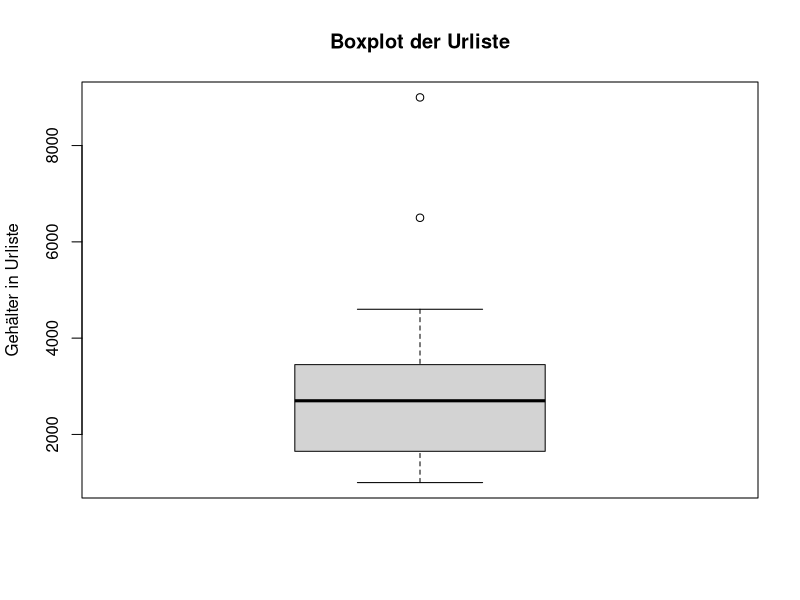
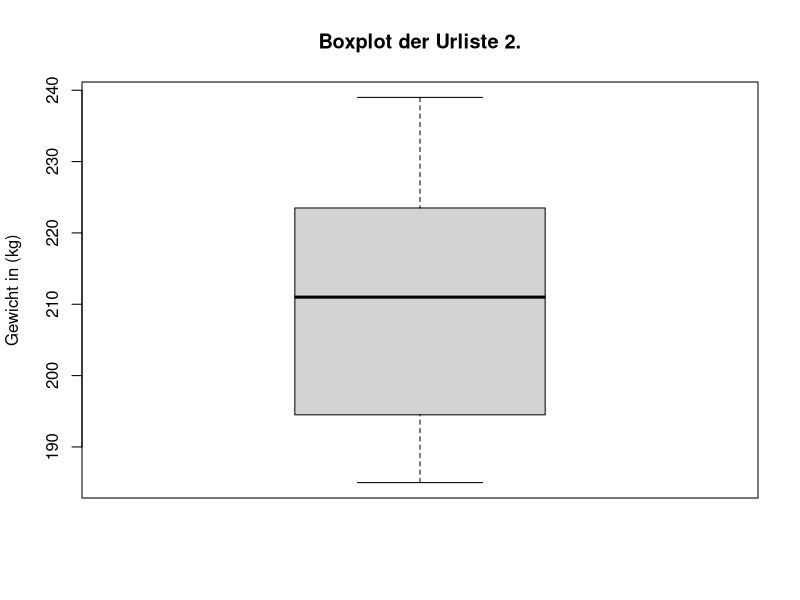

Source code (R) for these figures, in order:
## ---- chunk 1
knitr::opts_chunk$set(echo = TRUE)
## ---- chunk 2
urliste <- c(3300, 9000, 2700, 6500, 3600, 1500, 1000, 1500, 1000, 2100, 1800, 2800,
             1800, 4600, 3200, 2700)
## ---- chunk 3
arith_mit <- mean(urliste)
arith_mit
## ---- chunk 4
median <- median(urliste)
median
## ---- chunk 5
sort_urliste <- sort(urliste)
sort_urliste
## ---- chunk 6
quantile(sort_urliste, c(0.5))
## ---- chunk 7
(sort_urliste[8] + sort_urliste[9]) / 2
## ---- chunk 8
quantile(urliste, c(0.25, 0.75))
## ---- chunk 9
boxplot(urliste, ylab = "Gehälter in Urliste", main = "Boxplot der Urliste")
## ---- chunk 10

## ---- chunk 11

## ---- chunk 12
urliste2 <- c(204,221,195,191,205,220,194,225,185,188,229,
              231,222,239,225,194,211,222,199)
## ---- chunk 13
#Minimum:
min_u2 <- min(urliste2)
cat("Minimum: \n")
print(min_u2)

#1. Quartil:
q1_u2 <- quantile(urliste2, 0.25)
cat("\n 1. Quartil: \n")
print(q1_u2)

#Median:
med_u2 <- median(urliste2)
cat("\n Median: \n")
print(med_u2)

#3. Quartil:
q3_u2 <- quantile(urliste2, 0.75)
cat("\n 3. Quartil: \n")
print(q3_u2)

#Maximum:
max_u2 <- max(urliste2)
cat("\n Maximum: \n")
print(max_u2)
## ---- chunk 14
iqr <- IQR(urliste2)

z_u <- 194.5 - (1.5 * iqr)
cat("Zaun unten: \n")
print(z_u)

z_o <- 223.5 + (1.5 * iqr)
cat("\n Zaun oben: \n")
print(z_o)
## ---- chunk 15
boxplot(urliste2, main = "Boxplot der Urliste 2.", ylab = "Gewicht in (kg)")
